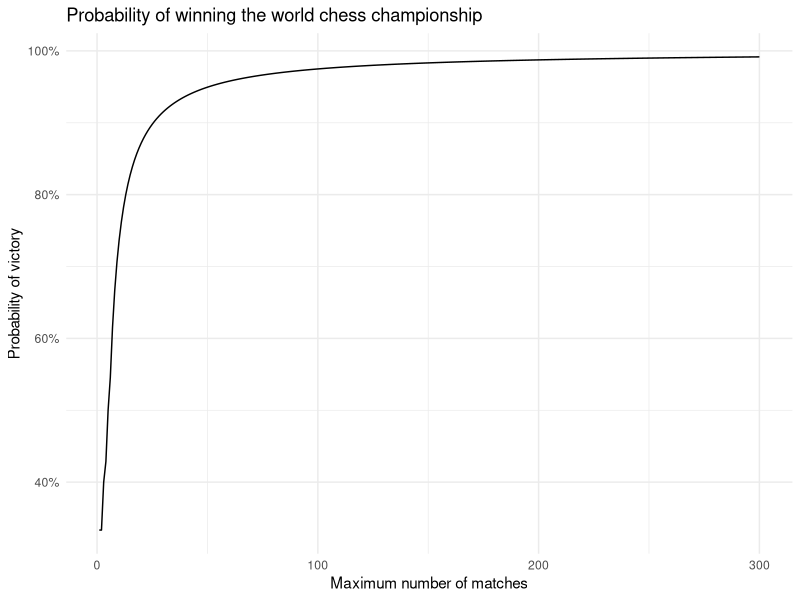
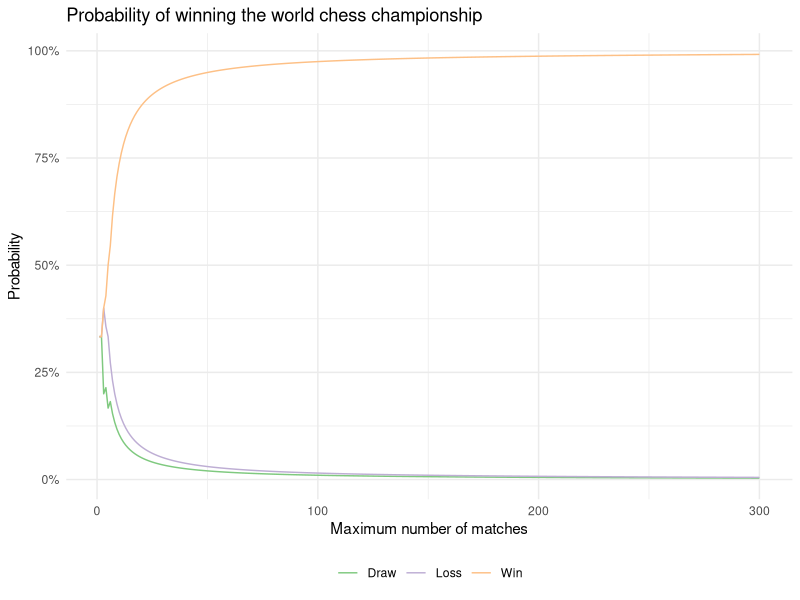

The R source for these figures, in order:
## ---- chunk 1
knitr::opts_chunk$set(cache = TRUE)
options(digits = 4)
## ---- chunk 2
library(tidyverse)
library(magrittr)

theme_set(theme_minimal())
## ---- chunk 3
chess_outcomes <- function(n_matches, prob){
  # define all possibilities
  X <- expand.grid(n = 0:n_matches,
                   k = 0:3) %>%
    as.matrix %>%
    t
  X <- X[, colSums(X) <= n_matches]
  X <- rbind(X, n_matches:n_matches - colSums(X))
  dimnames(X) <- list(c("win", "lose", "draw"), NULL)
  
  # calculate probabilities of each outcome
  X_prob <- array_branch(X, margin = 2) %>%
    map_dbl(dmultinom, prob = prob)
  
  # combine together
  outcomes <- X %>%
    t %>%
    as_tibble %>%
    mutate(points = win * 1 + lose * 0 + draw * .5,
           prob = X_prob)
  
  return(outcomes)
}
## ---- chunk 4
# iterate over a varying number of matches
varying_matches <- data_frame(n_matches = 1:300) %>%
  mutate(outcomes = map(n_matches, chess_outcomes, prob = c(0.2, 0.15, 0.65)),
         prob_win = map2_dbl(outcomes, n_matches, ~ mean(.x$points > (.y / 2))),
         prob_draw = map2_dbl(outcomes, n_matches, ~ mean(.x$points == (.y / 2))),
         prob_loss = map2_dbl(outcomes, n_matches, ~ mean(.x$points < (.y / 2))))
## ---- chunk 5
ggplot(varying_matches, aes(n_matches, prob_win)) +
  geom_line() +
  scale_y_continuous(labels = scales::percent) +
  labs(title = "Probability of winning the world chess championship",
       x = "Maximum number of matches",
       y = "Probability of victory")

varying_matches %>%
  gather(outcome, prob, starts_with("prob")) %>%
  mutate(outcome = str_remove(outcome, "prob_"),
         outcome = str_to_title(outcome)) %>%
  ggplot(aes(n_matches, prob, color = outcome)) +
  geom_line() +
  scale_y_continuous(labels = scales::percent) +
  scale_color_brewer(type = "qual") +
  labs(title = "Probability of winning the world chess championship",
       x = "Maximum number of matches",
       y = "Probability",
       color = NULL) +
  theme(legend.position = "bottom")
